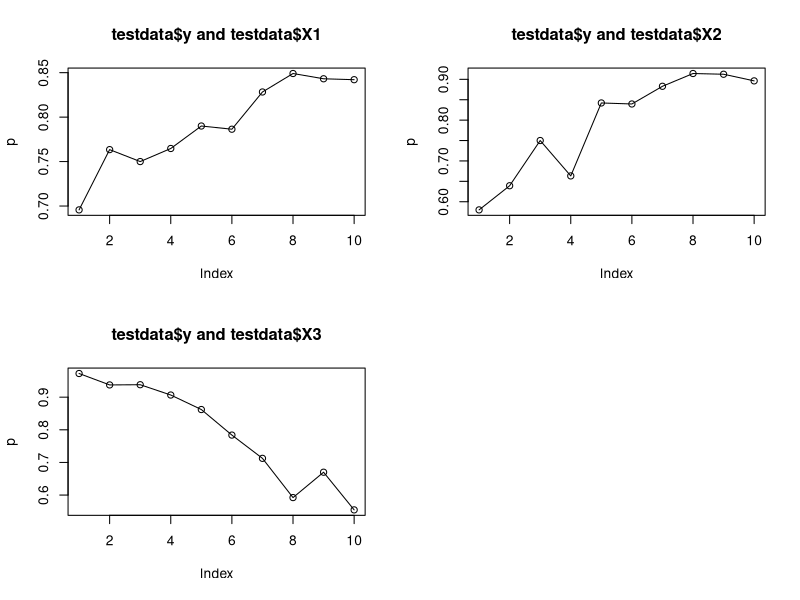

This figure's R source: (Note: this script raises an error after producing the figure.)
nrecords = 1000 
ncols = 3 
x <- matrix( runif( nrecords*ncols), ncol=ncols) 
y <- 2 + x[,1] + 3*x[,2] - 4*x[,3] 
y = exp(y)/(1+exp(y)) 
ppp <- runif(nrecords) 
y <- ifelse(y > ppp, "good", "bad") 
testdata <- data.frame(y, x)

obs.prob <- function(x) {
  ## observed fraction of good, the 
  ## second level in this case 
  out <- table(x) 
  out[2]/length(x)
}

plotfr <- function(y, x, n=10) {
  tmp <- cut(x,n) 
  p <- tapply(y,tmp, obs.prob) 
  plot(p) 
  lines(p) 
  title(
    paste(deparse(substitute(y)), 
    "and",
    deparse(substitute(x))) 
  ) 
}


par(mfrow=c(2,2)) 
plotfr(testdata$y, testdata$X1) 
plotfr(testdata$y, testdata$X2) 
plotfr(testdata$y, testdata$X3)


test.glm = glm(y ~ X1 + X2 + X3, family = binomial, data=testdata) 
summary(test.glm)

y.pred <- predict(test.glm, newdata = data.frame(x))

y.preds = exp(y.pred)/(1+exp(y.pred)) 
ppp <- runif(nrecords) 
y.preds <- ifelse(y.preds > ppp, "good", "bad") 
y.preds

preddata <- data.frame(y.preds, x)

par(mfrow=c(2,2)) 
plotfr(preddata$y, preddata$X1) 
plotfr(preddata$y, preddata$X2) 
plotfr(preddata$y, preddata$X3)

simulate(test.glm)

#manual
yp1 <- predict(test.glm, newdata = data.frame(x))

co <- coef(test.glm)
y <- 2 + x[,1] + 3*x[,2] - 4*x[,3] 

yp2 <- co["(Intercept)"] + co["X1"]*x[,1] + co["X2"]*x[,2] + co["X3"]*x[,3]

#names(yp1) <- NULL
#names(yp2)
str(yp2)
all.equal(yp1,yp2,check.names=FALSE,check.attributes=FALSE)

#stripped model
strip.glm <- function (f) { 
  f.str <- list(coefficients=f$coefficients, 
  family=f$family, 
  terms=f$terms, 
  qr=list(pivot=f$qr$pivot), 
  rank=f$rank) 
  attr(f.str$terms, ".Environment") <- globalenv() 
  class(f.str) <- class(f) 
  f.str 
} 

s.glm <- strip.glm(test.glm)

#to make s.glm print properly:
s.glm$null.deviance <- test.glm$null.deviance
s.glm$deviance <- test.glm$deviance
s.glm$aic <- test.glm$aic


yp3 <- predict(s.glm, newdata = data.frame(x))

names(yp3) <- NULL
all.equal(yp1,yp3)
all.equal(yp3,predictor)
tt <- terms(test.glm)

ttt <- delete.response(tt)

model.frame(tt, data.frame(x))

methods(model.frame)

predict.lm


tt <-
delete.response(tt)

model.glm <- models$gpmorb
newdata <- simframe$values

newdata$age_minus1 <- 2

# get terms from model.glm in newdata
mf <- model.frame(delete.response(terms(model.glm)), newdata)
mf[,3]

#modified model with * term
#--------------------------
m.glm <- s.glm
m.glm$terms <- terms(as.formula("y~I(X1)+I(X2)+I(X3*X3)"))

mp1 <- predict(m.glm, newdata = data.frame(x))
co <- coef(m.glm)
#y <- 2 + x[,1] + 3*x[,2] - 4*x[,3] 

mp2 <- co["(Intercept)"] + co["X1"]*x[,1] + co["X2"]*x[,2] + co["X3"]*x[,3]*x[,3]

#names(yp1) <- NULL
#names(yp2)
str(yp2)
all.equal(mp1,mp2,check.names=FALSE,check.attributes=FALSE)
all.equal(mp1,yp1,check.names=FALSE,check.attributes=FALSE)

